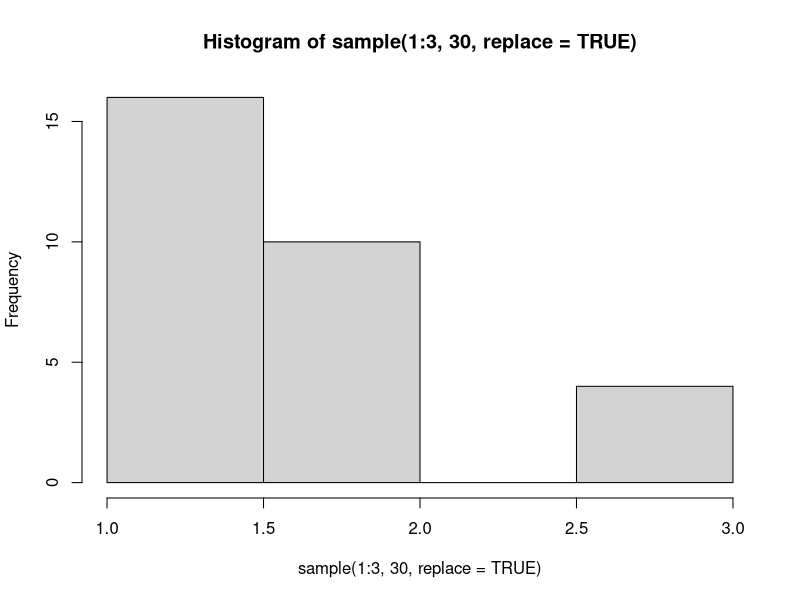
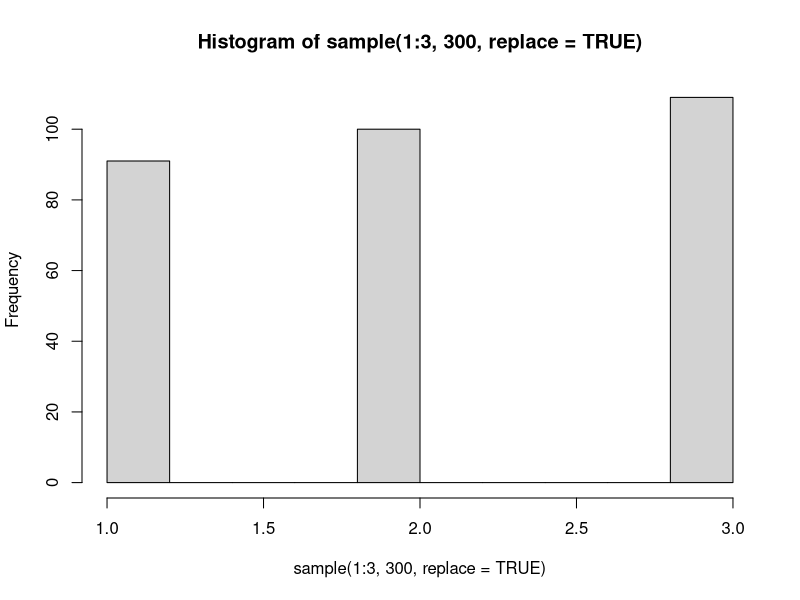

The R script that drew these images, in order:
#1 generate a random sample of 3 eels

sample(1:3,3) #generate a random sample of 3 eels

#2 generate 10 random samples of 3 eels
for (i in 1:10) {
  print(sample(1:3,3, replace = TRUE))
}

#3 make a histogram of the frequencies of three eels in a 30 eel sample
hist(sample(1:3,30, replace = TRUE))

#4 make a histogram of the frequencies of three eels in a 300 eel sample
hist(sample(1:3,300, replace = TRUE))

